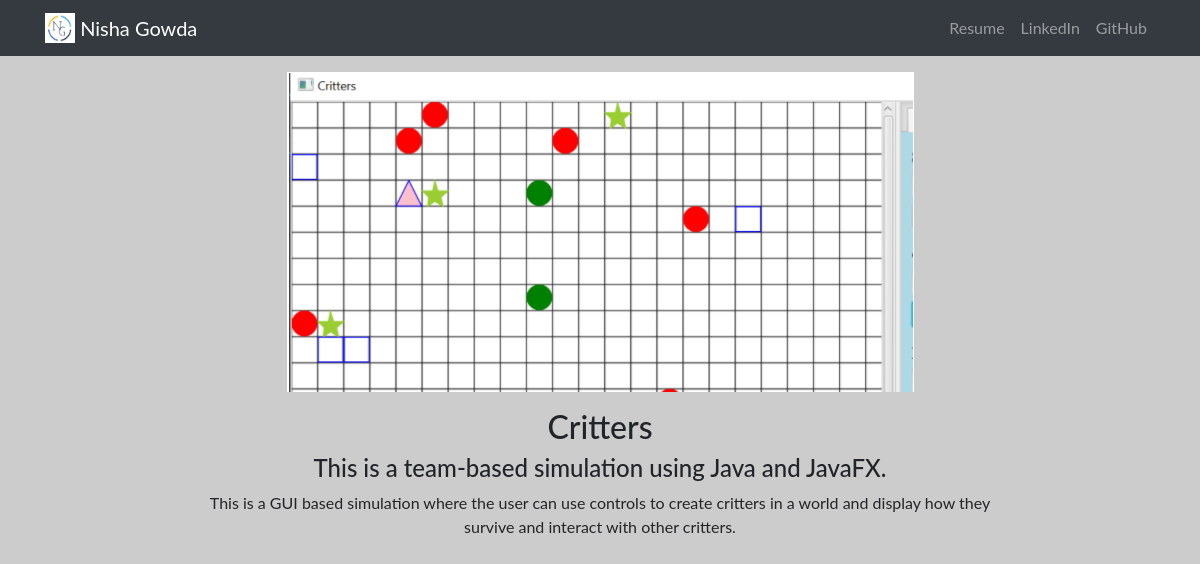
The app's page /project/3/ with its own data.
### portfolio/models.py (models this page shows, shortened)
class Project(models.Model):
    title = models.CharField(max_length=100)
    smalldescription = models.TextField()
    description = models.TextField()
    image= models.ImageField(upload_to= 'portfolio/images/')
    url = models.URLField(blank=True)

### portfolio/views.py (the view)
# urls.py: path('project/<int:project_id>/', views.detail, name='detail')
def detail(request,project_id):
    project = get_object_or_404(Project, pk=project_id)
    return render(request, 'portfolio/detail.html', {'project':project})

### portfolio/templates/portfolio/detail.html
{% extends 'portfolio/base.html' %}
{% block content %}
<div class="row justify-content-center my-3">
    <img src="{{ project.image.url}}" alt="">
  </div>
<div class="row justify-content-center mb-3">
  <div class="col-md-9 text-center">
    <h2>{{project.title}}</h2>
    <h4>{{ project.smalldescription }}</h4>
    <p>{{ project.description }}</p>
    </div>
  </div>
{% endblock %}

### portfolio/static/portfolio/custom.css (style rules this page uses)
body { font-family: 'Lato', sans-serif; background-color: #cccccc; }

### records on screen
Project: image (picture), title "Critters", smalldescription "This is a team-based simulation using Java and JavaFX.", description "This is a GUI based simulation where the user can use controls to create critters in a world and display how they survive and interact with other critters."
